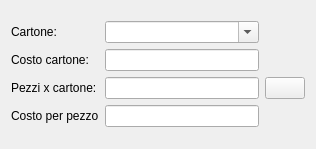
<?xml version="1.0" encoding="UTF-8"?>
<ui version="4.0">
 <class>HContainer_cartoni</class>
 <widget class="QWidget" name="HContainer_cartoni">
  <property name="geometry">
   <rect>
    <x>0</x>
    <y>0</y>
    <width>316</width>
    <height>149</height>
   </rect>
  </property>
  <property name="windowTitle">
   <string>Aggiungi item</string>
  </property>
  <layout class="QVBoxLayout" name="verticalLayout">
   <item>
    <layout class="QGridLayout" name="gridLayout">
     <item row="0" column="0">
      <widget class="QLabel" name="label">
       <property name="text">
        <string>Cartone:</string>
       </property>
      </widget>
     </item>
     <item row="0" column="1">
      <widget class="QComboBox" name="cbCartoni">
       <property name="enabled">
        <bool>true</bool>
       </property>
       <property name="editable">
        <bool>true</bool>
       </property>
       <property name="insertPolicy">
        <enum>QComboBox::NoInsert</enum>
       </property>
      </widget>
     </item>
     <item row="1" column="0">
      <widget class="QLabel" name="label_3">
       <property name="text">
        <string>Costo cartone:</string>
       </property>
      </widget>
     </item>
     <item row="1" column="1">
      <widget class="QLineEdit" name="le_costo_cartone"/>
     </item>
     <item row="2" column="0">
      <widget class="QLabel" name="label_2">
       <property name="text">
        <string>Pezzi x cartone:</string>
       </property>
      </widget>
     </item>
     <item row="2" column="1">
      <widget class="QLineEdit" name="le_pezzi"/>
     </item>
     <item row="2" column="2">
      <widget class="QPushButton" name="pbCalculate">
       <property name="text">
        <string/>
       </property>
       <property name="icon">
        <iconset>
         <normaloff>:/Resources/Monitoring64.png</normaloff>:/Resources/Monitoring64.png</iconset>
       </property>
      </widget>
     </item>
     <item row="3" column="0">
      <widget class="QLabel" name="label_4">
       <property name="text">
        <string>Costo per pezzo</string>
       </property>
      </widget>
     </item>
     <item row="3" column="1">
      <widget class="QLineEdit" name="le_costo_per_pezzo"/>
     </item>
    </layout>
   </item>
  </layout>
 </widget>
 <resources/>
 <connections/>
</ui>
